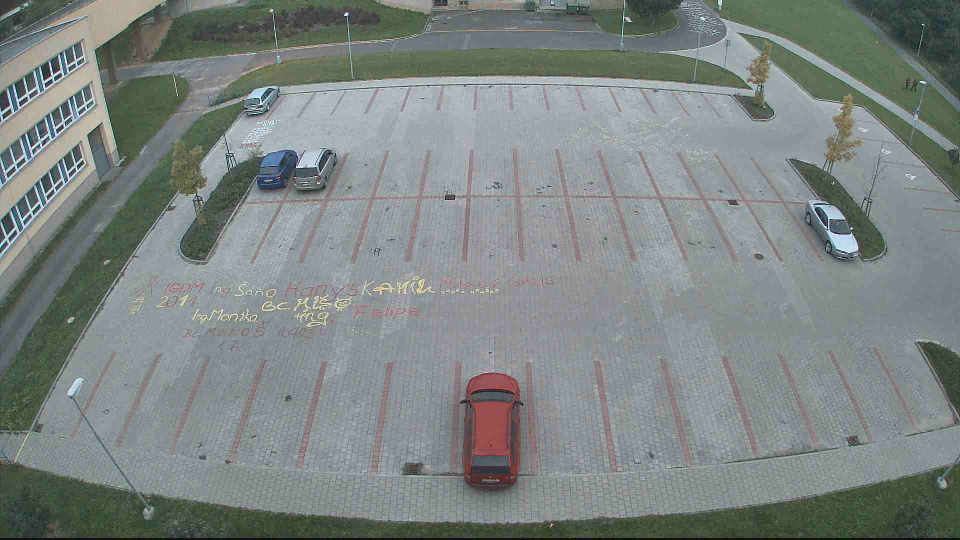
#> input picture parking_edge_detection/test_images_zao/test1.jpg, 1920 x 1080 px (shown at 1/2 size); its folder holds only this picture in this run
$ python main.py test_images_zao/test1.jpg
#> lines starting #> are read from the running program, lines starting #| are printed output that depends on the picture; after the words box and inside, x2 and y2 are one past the last pixel; in counts of white or black regions, pixels touching at a corner belong together; long printed decimals are rounded
#!/usr/bin/python

import sys
import cv2 as cv
import numpy as np
import math
import struct
from datetime import datetime
import glob


def order_points(pts):
    rect = np.zeros((4, 2), dtype = "float32")
    s = pts.sum(axis = 1)
    rect[0] = pts[np.argmin(s)]
    rect[2] = pts[np.argmax(s)]
    diff = np.diff(pts, axis = 1)
    rect[1] = pts[np.argmin(diff)]
    rect[3] = pts[np.argmax(diff)]
    return rect

def four_point_transform(image, one_c):
    pts = [((float(one_c[0])), float(one_c[1])),
            ((float(one_c[2])), float(one_c[3])),
            ((float(one_c[4])), float(one_c[5])),
            ((float(one_c[6])), float(one_c[7]))]
    rect = order_points(np.array(pts))
    (tl, tr, br, bl) = rect
    widthA = np.sqrt(((br[0] - bl[0]) ** 2) + ((br[1] - bl[1]) ** 2))
    widthB = np.sqrt(((tr[0] - tl[0]) ** 2) + ((tr[1] - tl[1]) ** 2))
    maxWidth = max(int(widthA), int(widthB))
    heightA = np.sqrt(((tr[0] - br[0]) ** 2) + ((tr[1] - br[1]) ** 2))
    heightB = np.sqrt(((tl[0] - bl[0]) ** 2) + ((tl[1] - bl[1]) ** 2))
    maxHeight = max(int(heightA), int(heightB))
    dst = np.array([
	    [0, 0],
	    [maxWidth - 1, 0],
	    [maxWidth - 1, maxHeight - 1],
	    [0, maxHeight - 1]], dtype = "float32")
    M = cv.getPerspectiveTransform(rect, dst)
    warped = cv.warpPerspective(image, M, (maxWidth, maxHeight))
    return warped

def calculate_f1_score(true_answers, my_answers):
    true_positives = sum([1 for t, m in zip(true_answers, my_answers) if t == 1 and m == 1 or t == 0 and m == 0])
    false_positives = sum([1 for t, m in zip(true_answers, my_answers) if t == 0 and m == 1])
    false_negatives = sum([1 for t, m in zip(true_answers, my_answers) if t == 1 and m == 0])

    precision = true_positives / (true_positives + false_positives) if (true_positives + false_positives) > 0 else 0
    recall = true_positives / (true_positives + false_negatives) if (true_positives + false_negatives) > 0 else 0

    f1 = 2 * (precision * recall) / (precision + recall) if (precision + recall) > 0 else 0

    return f1

def min_val(img, tmp) -> bool:
    screen = cv.cvtColor(img, cv.COLOR_BGR2GRAY)
    template = cv.cvtColor(tmp, cv.COLOR_BGR2GRAY)

    template_out = cv.matchTemplate(screen, template, cv.TM_SQDIFF_NORMED)
    min_val, max_val, min_loc, max_loc = cv.minMaxLoc(template_out)

    # print("Min val: ", min_val)
    return min_val

def light_slot(min_val) -> bool:
    return min_val <= 0.36

def shadow_slot(min_val) -> bool:
    return min_val <= 0.32

def night_slot(min_val) -> bool:
    return min_val <= 0.5

def main(argv):
    pkm_file = open('parking_map_python.txt', 'r')
#> (reads parking_edge_detection/parking_map_python.txt from the repository)
    pkm_lines = pkm_file.readlines()
    pkm_coordinates = []

    for line in pkm_lines:
        st_line = line.strip()
        sp_line = list(st_line.split(" "))
        pkm_coordinates.append(sp_line)

    result = []

    for file_path in glob.glob("test_images_zao/*.txt"):
        file_data = []
        with open(file_path, 'r') as file:
            data = [int(x) for x in file.read().split()]
            file_data.extend(data)
        result.append(file_data)
    # print(result)


    test_images = [img for img in glob.glob("test_images_zao/*.jpg")]
    test_images.sort()
    # print(pkm_coordinates)
    # print("********************************************************")
    # print(test_images)
    cv.namedWindow("one_place", cv.WINDOW_NORMAL)
    cv.namedWindow("image", cv.WINDOW_NORMAL)
    cv.namedWindow("image2", cv.WINDOW_NORMAL)
    f1_scores = []
    i = 0
    for img_name in test_images:

        my_result = []

        image = cv.imread(img_name,1)
#> image is the input picture: shape (1080, 1920, 3); mean B, G, R 130.4, 132.4, 124.6
        image2 = cv.imread(img_name,1)

        image3 = image2.copy()

        image2 = cv.blur(image2, (4,4))
        image2 = cv.Canny(image2, 100, 200)
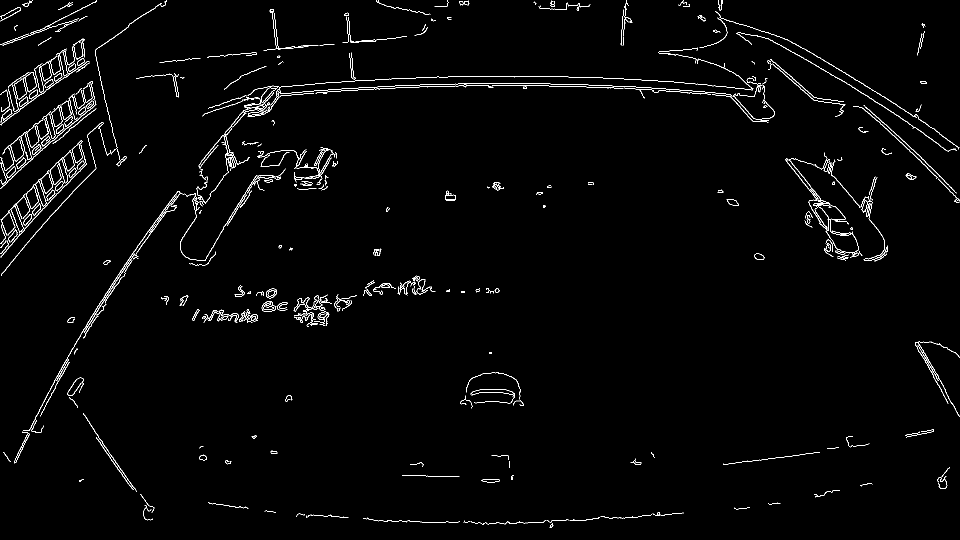
#> image2: shape (1080, 1920) (shown at 1/2 size); 1.7% white in thin lines or dots

        adaptive_threshold = cv.adaptiveThreshold(image2, 255, cv.ADAPTIVE_THRESH_MEAN_C, cv.THRESH_BINARY_INV, 5, 2)
#> adaptive_threshold: shape (1080, 1920); 6.3% white in thin lines or dots


        # image2 = cv.Sobel(image2, cv.CV_64F, 1, 0, ksize=5)
        # image2 = cv.matchTemplate(image2, img_name, cv.TM_CCOEFF_NORMED)

        num = 0
        for coord in pkm_coordinates:

            color = (0, 255, 0)
            num += 1
            # print("coord: ", coord)
            one_place_img = four_point_transform(adaptive_threshold, coord)
            one_place_res = cv.resize(one_place_img, (200, 200))

            one_place_img_template = four_point_transform(image3, coord)
            one_place_res_template = cv.resize(one_place_img_template, (200, 200))

            # cv.imwrite("template_night.jpg", one_place_res_template)

            min_val_light = min_val(one_place_res_template, cv.imread("template_sun.jpg"))
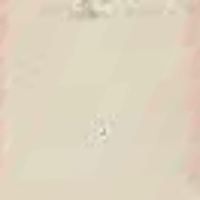
#> input picture parking_edge_detection/template_sun.jpg, 200 x 200 px
#> in min_val, tmp is the input picture: shape (200, 200, 3); mean B, G, R 190.9, 211.7, 222.3
#> in min_val, `template_out = cv.matchTemplate(screen, template, cv.TM_SQDIFF_NORMED)`: template_out = [0.17]
#> in min_val, `min_val, max_val, min_loc, max_loc = cv.minMaxLoc(template_out)`: min_val = 0.17; min_loc = (0, 0)
#> min_val_light = 0.17
            min_val_shadow = min_val(one_place_res_template, cv.imread("template_shadow.jpg"))
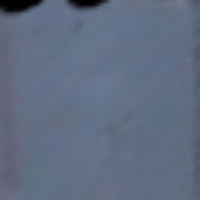
#> input picture parking_edge_detection/template_shadow.jpg, 200 x 200 px
#> in min_val (call 2), `template = cv.cvtColor(tmp, cv.COLOR_BGR2GRAY)`:
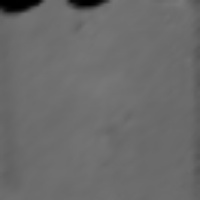
#> template: shape (200, 200); min 0, max 121, mean 107.1
#> in min_val, tmp is the input picture: shape (200, 200, 3); mean B, G, R 129.6, 108.3, 96.2
#> in min_val (call 2), `template_out = cv.matchTemplate(screen, template, cv.TM_SQDIFF_NORMED)`: template_out = [0.106]
#> in min_val (call 2), `min_val, max_val, min_loc, max_loc = cv.minMaxLoc(template_out)`: min_val = 0.106
#> min_val_shadow = 0.106
            min_val_shadow3 = min_val(one_place_res_template, cv.imread("template_shadow3.jpg"))
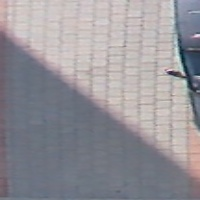
#> input picture parking_edge_detection/template_shadow3.jpg, 200 x 200 px
#> in min_val, tmp is the input picture: shape (200, 200, 3); mean B, G, R 152.9, 147.2, 149.4
#> min_val_shadow3 = 0.0713
            min_val_template = min_val(one_place_res_template, cv.imread("template.jpg"))
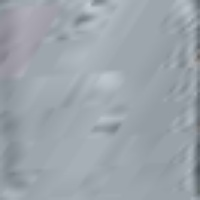
#> input picture parking_edge_detection/template.jpg, 200 x 200 px
#> in min_val, tmp is the input picture: shape (200, 200, 3); mean B, G, R 171.4, 164.1, 156
#> min_val_template = 0.0293

            light = light_slot(min_val_light)
#> light = True
            shadow3 = shadow_slot(min_val_shadow3)
#> shadow3 = True
            shadow = shadow_slot(min_val_shadow)
#> shadow = True
            template = shadow_slot(min_val_template)
#> template = True

            countwhite = cv.countNonZero(one_place_res)
#> countwhite = 7614

            print("light", light, "min_val_light", min_val_light,
                   "\nshadow3", shadow3, "min_val_shadow3", min_val_shadow3,
                     "\nshadow", shadow, "min_val_shadow", min_val_shadow,
                        "\ntemplate", template, "min_val_template", min_val_template,
                     "\ncountwhite", countwhite)
#| light True min_val_light 0.1701
#| shadow3 True min_val_shadow3 0.07135
#| shadow True min_val_shadow 0.1058
#| template True min_val_template 0.0293
#| countwhite 7614
            print("---------------------------------------------")

            if countwhite == 0:
                my_result.append(0)
            elif countwhite < 8900:
                if not light and ( not shadow3 or not shadow):
                    # print("light: ", light, "shadow3: ", shadow3)
                    color = (0, 0, 255) # red
                    my_result.append(1)
                else:
                    my_result.append(0)
            else:
                color = (0, 0, 255) # red
                my_result.append(1)


            cv.line(image, (int(coord[0]), int(coord[1])), (int(coord[2]), int(coord[3])), color, 4)
            cv.line(image, (int(coord[2]), int(coord[3])), (int(coord[4]), int(coord[5])), color, 4)
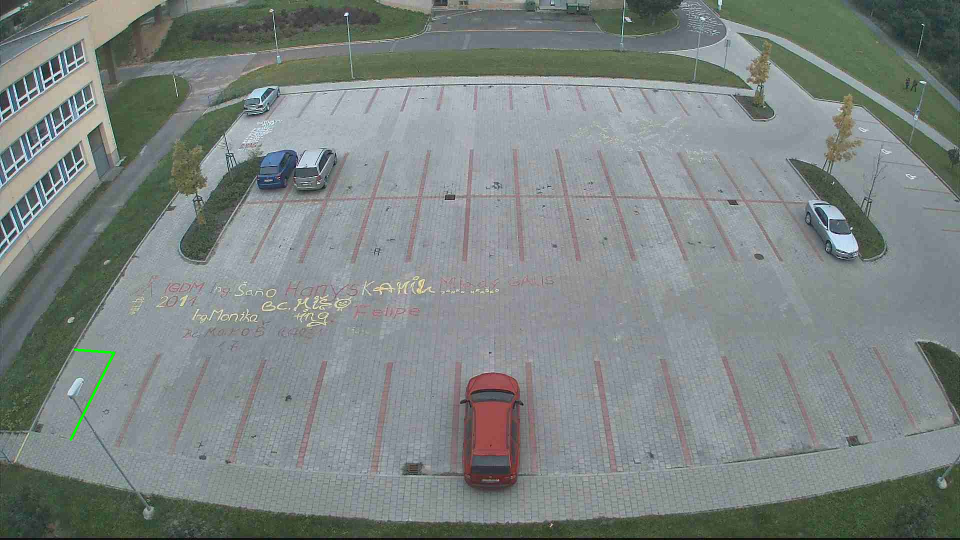
#> image: shape (1080, 1920, 3) (shown at 1/2 size); mean B, G, R 130.4, 132.4, 124.5
            cv.line(image, (int(coord[4]), int(coord[5])), (int(coord[6]), int(coord[7])), color, 4)
#> image: shape (1080, 1920, 3); 0.02% of pixels changed, all inside (x1, y1, x2, y2) = (59, 862, 141, 882)

            centerX = int((int(coord[0]) + int(coord[4])) / 2)
            centerY = int((int(coord[1]) + int(coord[5])) / 2)

            cv.circle(image, (centerX, centerY), 15, color, -1)
#> image: shape (1080, 1920, 3); mean B, G, R 130.3, 132.5, 124.5
            # cv.putText(image, str(num), (centerX + 10, centerY - 20), cv.FONT_HERSHEY_SIMPLEX, 1, (0, 0, 0), 2, cv.LINE_AA)
            cv.putText(image, str(countwhite), (centerX + 10, centerY - 20), cv.FONT_HERSHEY_SIMPLEX, 0.6, (0, 0, 0), 2, cv.LINE_AA)
#> image: shape (1080, 1920, 3); mean B, G, R 130.2, 132.5, 124.4

            cv.imshow("image", image)
            cv.imshow("image2",adaptive_threshold)


            cv.imshow("one_place", one_place_res)
            # cv.waitKey(50000)
        print("********************************************************")

        print(my_result)
#> (the run stopped early here; a loop or call above may not have finished)
